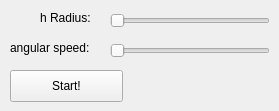
        <widget class="QWidget" name="pageUHPCircularMotion">
         <widget class="QPushButton" name="pushButtonUHPCMCircMotionAntiClockwise">
          <property name="geometry">
           <rect>
            <x>10</x>
            <y>70</y>
            <width>113</width>
            <height>32</height>
           </rect>
          </property>
          <property name="text">
           <string>Start!</string>
          </property>
         </widget>
         <widget class="QSlider" name="horizontalSliderUHPCMhRadius">
          <property name="geometry">
           <rect>
            <x>110</x>
            <y>10</y>
            <width>160</width>
            <height>22</height>
           </rect>
          </property>
          <property name="maximum">
           <number>5</number>
          </property>
          <property name="orientation">
           <enum>Qt::Horizontal</enum>
          </property>
         </widget>
         <widget class="QSlider" name="horizontalSliderUHPCMangularSpeed">
          <property name="geometry">
           <rect>
            <x>110</x>
            <y>40</y>
            <width>160</width>
            <height>22</height>
           </rect>
          </property>
          <property name="maximum">
           <number>360</number>
          </property>
          <property name="orientation">
           <enum>Qt::Horizontal</enum>
          </property>
         </widget>
         <widget class="QLabel" name="labelUHPCMhRadius">
          <property name="geometry">
           <rect>
            <x>40</x>
            <y>10</y>
            <width>60</width>
            <height>16</height>
           </rect>
          </property>
          <property name="text">
           <string>h Radius:</string>
          </property>
         </widget>
         <widget class="QLabel" name="labelUHPCMangularSpeed">
          <property name="geometry">
           <rect>
            <x>10</x>
            <y>40</y>
            <width>91</width>
            <height>16</height>
           </rect>
          </property>
          <property name="text">
           <string>angular speed:</string>
          </property>
         </widget>
        </widget>
